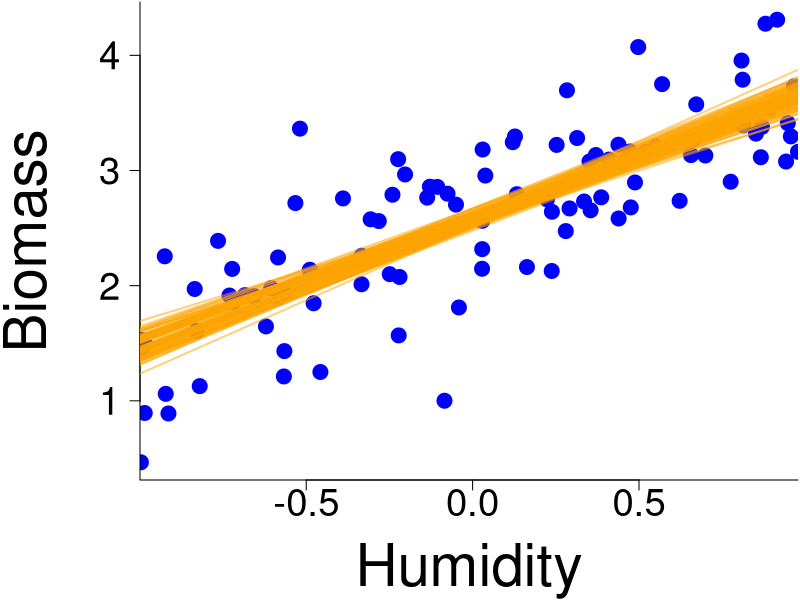
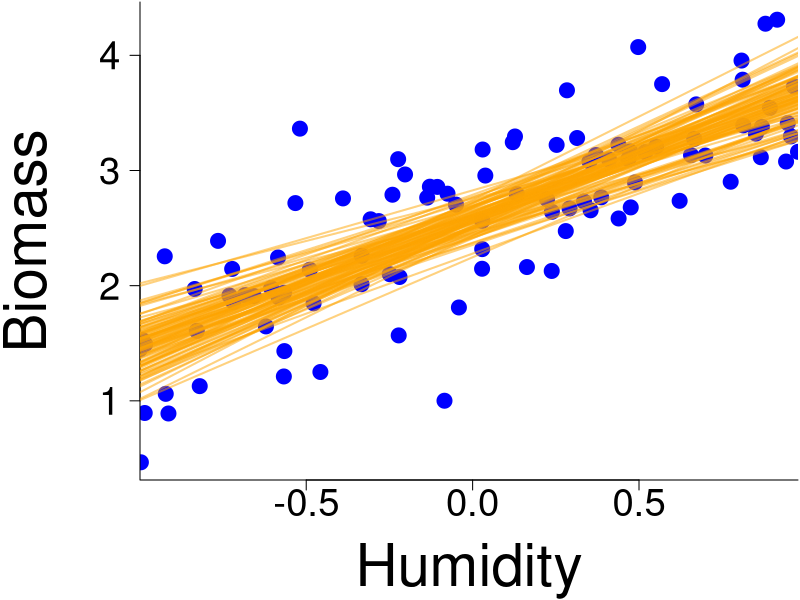
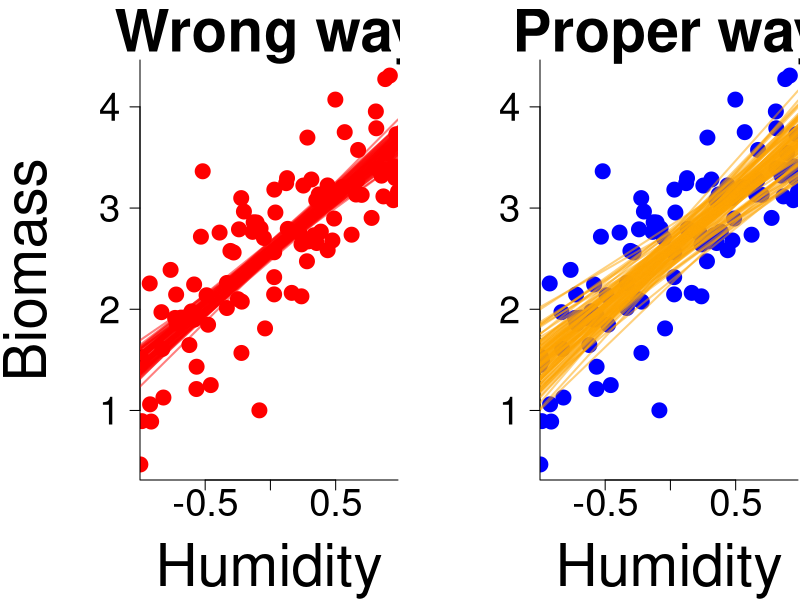

The R script that drew these images, in order:
## ---- chunk 1
v <- c(3, 1)
x <- c(2,5)
sum(v * x)
## ---- chunk 2
X <- matrix(c(3, 1, 4, 5, -2, 6, -4, 3, 5), nrow = 3, ncol = 3)
y <- c(1, 0, 1)

(beta <- solve(X, y))
## ---- chunk 3
A <- matrix(c(3, 1, 5, -2), nrow = 2, ncol = 2)
B <- matrix(c(2, 4, 1, -2), nrow = 2, ncol = 2)
A + B
## ---- chunk 4
A <- matrix(c(3, 1, 5, -2), nrow = 2, ncol = 2)
(Ainv <- solve(A))
A %*% Ainv
## ---- chunk 5
set.seed(42) # The answer !

covParam <- matrix(c(0.6, 0.3,0.3,0.8), 2, 2)
meanParam <- c(1.5, 0.2)
param <- MASS::mvrnorm(1, mu = meanParam, Sigma = covParam)
yintercept <- param[1]
slope <- param[2]
obs_error <- 0.5

x <- runif(100, min = -1, max = 1)
y_mean <- yintercept + slope * x
y_obs <- rnorm(100, mean = y_mean, sd = obs_error)

b.exemplaris <- y_obs
humidity <- x
## ---- chunk 6
reg <- lm(b.exemplaris ~ humidity)
## ---- chunk 7
(summaryReg <- summary(reg))
## ---- chunk 8
summaryReg$coefficients
## ---- chunk 9
# Object that include regression coefficients
regCoef <- summaryReg$coefficients

# Sample regression parameters
beta_0 <- rnorm(100, mean = regCoef[1,1], sd = regCoef[1,2])
beta_1 <- rnorm(100, mean = regCoef[2,1], sd = regCoef[2,2])
## ---- chunk 10
par(mar = c(6,7,0.1,0.1))
plot(x, y_obs,
     pch = 19,
     col="blue", 
     las=1,
     cex.axis=2.3,
     bty="L",
     xaxs="i",
     xlab = "",
     ylab = "",
     cex = 2)

mtext("Humidity", side = 1, line = 4.5, cex = 3.5)
mtext("Biomass", side = 2, line = 4.5, cex = 3.5)

orange <- col2rgb("orange")

for(i in 1:length(beta_0)){
abline(a = beta_0[i],
       b = beta_1[i],
       lwd = 2,
       col = rgb(orange[1,1]/256, orange[2,1]/256, orange[3,1]/256, alpha = 0.5))
}
## ---- chunk 11
(covReg <- summaryReg$cov.unscaled)
## ---- chunk 12
# Object that include regression coefficients
regCoef <- summaryReg$coefficients

# Sample regression parameters
beta <- MASS::mvrnorm(100, regCoef[,1], Sigma = covReg)
## ---- chunk 13
par(mar = c(6,7,0.1,0.1))
plot(x, y_obs,
     pch = 19,
     col="blue", 
     las=1,
     cex.axis=2.3,
     bty="L",
     xaxs="i",
     xlab = "",
     ylab = "",
     cex = 2)

mtext("Humidity", side = 1, line = 4.5, cex = 3.5)
mtext("Biomass", side = 2, line = 4.5, cex = 3.5)

orange <- col2rgb("orange")

for(i in 1:length(beta_0)){
  abline(a = beta[i,1],
       b = beta[i,2],
       lwd = 2,
       col = rgb(orange[1,1]/256, orange[2,1]/256, orange[3,1]/256, alpha = 0.5))
}
## ---- chunk 14
par(mfrow = c(1,2), mar = c(6,7,3,0.1))

plot(x, y_obs,
     pch = 19,
     col="red", 
     las=1,
     cex.axis=2.3,
     bty="L",
     xaxs="i",
     xlab = "",
     ylab = "",
     cex = 2, 
     main = "Wrong way",
     cex.main = 3.5)

mtext("Humidity", side = 1, line = 4.5, cex = 3.5)
mtext("Biomass", side = 2, line = 4.5, cex = 3.5)

for(i in 1:length(beta_0)){
abline(a = beta_0[i],
       b = beta_1[i],
       lwd = 2,
       col = rgb(1, 0, 0, alpha = 0.5))
}

plot(x, y_obs,
     pch = 19,
     col="blue", 
     las=1,
     cex.axis=2.3,
     bty="L",
     xaxs="i",
     xlab = "",
     ylab = "",
     cex = 2, 
     main = "Proper way",
     cex.main = 3.5)

mtext("Humidity", side = 1, line = 4.5, cex = 3.5)

orange <- col2rgb("orange")

for(i in 1:length(beta_0)){
  abline(a = beta[i,1],
       b = beta[i,2],
       lwd = 2,
       col = rgb(orange[1,1]/256, orange[2,1]/256, orange[3,1]/256, alpha = 0.5))
}
